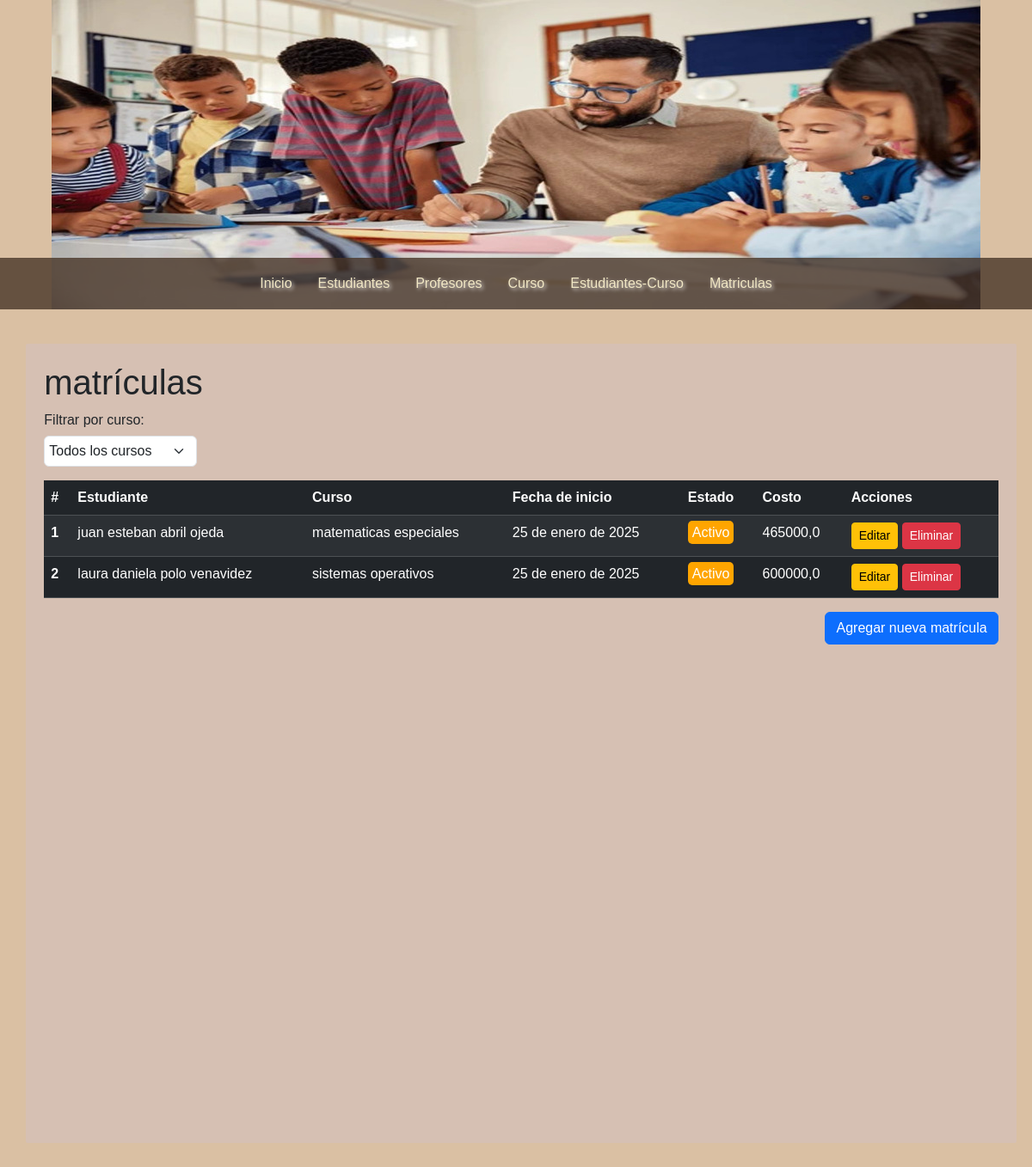
Page /matriculas/ on the committed database.
### matricula/models.py (models this page shows, shortened)
class Matricula(models.Model):
    estado = models.CharField(max_length=150)
    fecha_inicio = models.DateField()
    costo = models.DecimalField(max_digits=8, decimal_places=1)
    estudiante_curso = models.ForeignKey(EstudianteCurso, on_delete=models.SET_NULL, null=True)
    class Meta:
        db_table = 'Matriculas'

### estudiante_curso/models.py (models this page shows, shortened)
class EstudianteCurso(models.Model):
    estudiante = models.ForeignKey(Persona, on_delete=models.SET_NULL, null = True, related_name='cursos', limit_choices_to={'rol':'Estudiante'})
    curso = models.ForeignKey(curso, on_delete=models.SET_NULL, null= True)
    fechaInicio = models.DateField()
    fechaFinal = models.DateField()
    estado = models.CharField(max_length=100)
    notaFinal = models.DecimalField(max_digits=3, decimal_places=2)
    class Meta:
        db_table = 'Estudiantes_Cursos'

### persona/models.py (models this page shows, shortened)
class Persona(models.Model):
    nombre = models.CharField(max_length=100)
    apellidos = models.CharField(max_length=100)
    dni = models.CharField(max_length=10)
    telefono = models.CharField(max_length=10)
    email = models.EmailField()
    fecha_nacimiento = models.DateField()
    rol = models.CharField(max_length=20)
    created_at = models.DateTimeField(auto_now_add=True)
    class Meta:
        db_table = 'persona'

### matricula/views.py (the view)
# urls.py: path('matriculas/', lista_matriculas, name='lista-matriculas'),
def lista_matriculas(request):
    cursos = curso.objects.all()  # Obtener todos los cursos disponibles
    curso_seleccionado = request.GET.get('curso')  # Obtener el curso seleccionado del filtro
    if curso_seleccionado:
        matriculas = Matricula.objects.filter(estudiante_curso__curso=curso_seleccionado)  # Filtrar por curso seleccionado
    else:
        matriculas = Matricula.objects.all()  # Mostrar todas las matrículas si no se selecciona un curso
    return render(request, 'lista_matricula.html', {
        'title': 'matrículas',
        'matriculas': matriculas,
        'cursos': cursos,  # Pasar los cursos a la plantilla
        'curso_seleccionado': curso_seleccionado  # Pasar el curso seleccionado a la plantilla
    })

### matricula/templates/lista_matricula.html (shortened to what this page needs)
{% extends "index.html" %}
{% block content %}
    <h1>{{ title }}</h1>
    <form method="get" class="mb-3">
        <label for="curso">Filtrar por curso:</label>
        <select name="curso" id="curso" class="form-select" onchange="this.form.submit()">
            <option value="">Todos los cursos</option>
        </select>
    </form>
    <table class="table table-dark table-striped">
        <thead>
            <tr>
                <th scope="col">#</th>
                <th scope="col">Estudiante</th>
                <th scope="col">Curso</th>
                <th scope="col">Fecha de inicio</th>
                <th scope="col">Estado</th>
                <th scope="col">Costo</th>
                <th scope="col">Acciones</th>
            </tr>
        </thead>
        <tbody>
            {% for matricula in matriculas %}
            <tr>
                <th scope="row">{{ forloop.counter }}</th>
                <td>{{ matricula.estudiante_curso.estudiante.nombre }} {{ matricula.estudiante_curso.estudiante.apellidos }}</td>
                <td>{{ matricula.estudiante_curso.curso.nombre }}</td>
                <td>{{ matricula.fecha_inicio }}</td>
                <td>
                    <span class="
                        {% if matricula.estado == 'Activo' %} estado-activo
                        {% elif matricula.estado == 'Suspendido' %} estado-suspendido
                        {% elif matricula.estado == 'Finalizado' %} estado-finalizado
                        {% endif %}
                    ">
                        {{ matricula.estado }}
                    </span>
                </td>
                <td>{{ matricula.costo }}</td>
                <td>
                    <a href="{% url 'editar_matricula' matricula.id %}" class="btn btn-warning btn-sm">Editar</a>
                    <a href="{% url 'eliminar_matricula' matricula.id %}" class="btn btn-danger btn-sm" onclick="return confirmarEliminacion();">Eliminar</a>
                </td>
            </tr>
            {% empty %}
            <tr>
                <td colspan="7" class="text-center">No se encontraron matrículas para este curso</td>
            </tr>
            {% endfor %}
        </tbody>
    </table>
    <div class="d-flex justify-content-end">
        <a href="{% url 'formulario_matricula' %}" class="btn btn-primary">Agregar nueva matrícula</a>
    </div>
{% endblock %}

### mainApp/templates/index.html (shortened to what this page needs)
{% load static %}
<!DOCTYPE html>
<html lang="en">
<head>
    <link rel="stylesheet" href="{% static 'css/styles.css' %}">
    <link href="https://cdn.jsdelivr.net/npm/bootstrap@5.3.3/dist/css/bootstrap.min.css" rel="stylesheet">
</head>
<body>
    <header class="header-container">
        <div class="header-image" style="text-align: center;">
            <img src="{% static 'images/fondo.jpeg' %}" alt="Cabecera" style="max-width: 100%; height: auto;">
        </div>
        <nav class="nav-below-image">
            <ul class="nav justify-content-center">
                <li class="nav-item">
                    <a href="{% url 'inicio' %}">Inicio</a>
                </li>
                <li class="nav-item">
                    <a href="{% url 'lista-estudiantes' %}">Estudiantes</a>
                </li>
                <li class="nav-item">
                    <a href="{% url 'lista-profesores' %}">Profesores</a>
                </li>
                <li class="nav-item">
                    <a href="{% url 'lista-cursos' %}">Curso</a>
                </li>
                <li class="nav-item">
                    <a href="{% url 'lista-estudiantes-cursos' %}">Estudiantes-Curso</a>
                </li>
                <li class="nav-item">
                    <a href="{% url 'lista-matriculas' %}">Matriculas</a>
                </li>
            </ul>
        </nav>
    </header>
    <div id="content">
        <div class="box">
            {% block content %}{% endblock %}
        </div>
    </div>
</body>
</html>

### mainApp/static/css/styles.css (style rules this page uses)
* { margin: 0px; padding: 0px; font-family: Arial, Helvetica, sans-serif; text-decoration: none; }
body { background-color: #DAC0A3; }
.header-container { width: 100%; max-width: 1212px; margin: 0 auto; position: relative; }
.header-image { width: 100%; text-align: center; }
.header-image img { max-width: 100%; height: auto; }
nav { width: 100%; margin: 0 auto; background-color: rgba(73, 54, 40, 0.8); }
nav ul { list-style: none; text-decoration: none; padding: 0; margin: 0; }
nav ul li { line-height: 40px; float: left; }
nav ul li a { display: block; padding-left: 10px; padding-right: 10px; color: #f1e7c4; text-decoration: none; font-weight: 500; text-shadow: 2px 2px 4px rgba(253, 253, 253, 0.795); }
#content { width: 1212px; min-height: 930px; margin: 0 auto; margin-bottom: 30px; margin-top: 40px; }
.box { background: #D6C0B3; width: 95%; min-height: 930px; padding: 20px; border: 1px solid #021c4400; margin: 0 auto; border-radius: 2px; }
.box form { width: 40%; }
.box form input, .box form label { display: block; border-radius: 3px; height: 30px; }
.box form select { display: block; margin-bottom: 15px; width: 40%; padding: 5px; }
.estado-activo { background-color: orange; color: white; padding: 5px; border-radius: 5px; }
.nav-below-image { position: absolute; bottom: 0; left: 0; right: 0; background-color: rgba(73, 54, 40, 0.8); }
.nav-below-image .nav { justify-content: center; }
.nav-below-image .nav-item a { color: #f1e7c4; font-weight: 500; text-shadow: 2px 2px 4px rgba(253, 253, 253, 0.795); padding: 10px 15px; }

### mainApp/templates/index.html (style rules this page uses)
body { background-color: #DAC0A3; }
.nav-item a { font-weight: 500; text-shadow: 2px 2px 4px rgba(253, 253, 253, 0.795); color: #f1e7c4; }
.header-container { position: relative; }
.nav-below-image { position: absolute; bottom: 0; left: 0; right: 0; background-color: rgba(73, 54, 40, 0.8); }

### rows in the picture
Matricula: estudiante_curso.estudiante.nombre "juan esteban", estudiante_curso.estudiante.apellidos "abril ojeda", estudiante_curso.curso.nombre "matematicas especiales", fecha_inicio "25 de enero de 2025", estado "Activo", costo "465000,0"
Matricula: estudiante_curso.estudiante.nombre "laura daniela", estudiante_curso.estudiante.apellidos "polo venavidez", estudiante_curso.curso.nombre "sistemas operativos", fecha_inicio "25 de enero de 2025", estado "Activo", costo "600000,0"

### other values in the picture
{{ title }} "matrículas"
